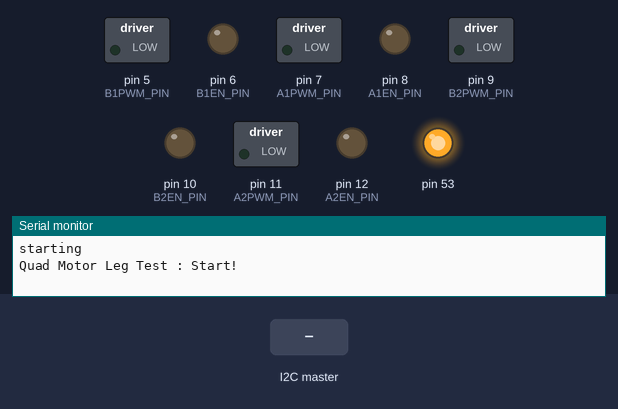
A sketch run on a simulated Arduino Mega 2560, built with avr-gcc and run on an emulated ATmega2560. Shown: switched loads named in the sketch (green lamp = pin HIGH), output pins drawn as LEDs (lit = HIGH), the last lines printed to the serial monitor. The inputs (shaded band) are chosen by the test bench. Pins used as bus, display or sensor lines are not drawn.

Above: at 1.3 s.
1.4 s: the I2C master sends the byte 1
At 1.7 s:
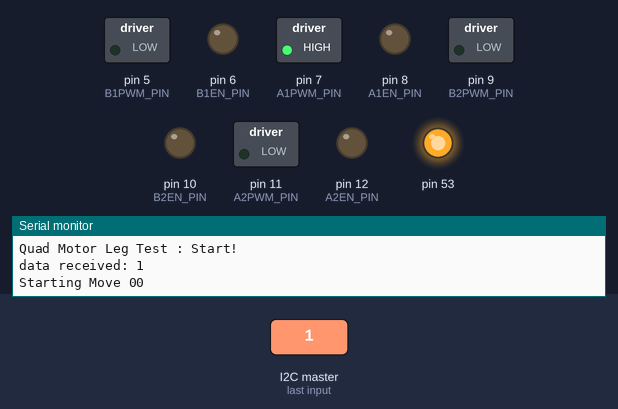
3.4 s: the I2C master sends the byte 2
At 4.9 s:
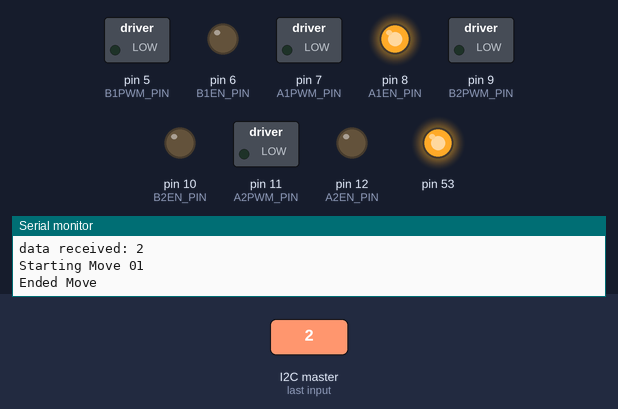
5.4 s: the I2C master sends the byte 90
At 6.4 s:
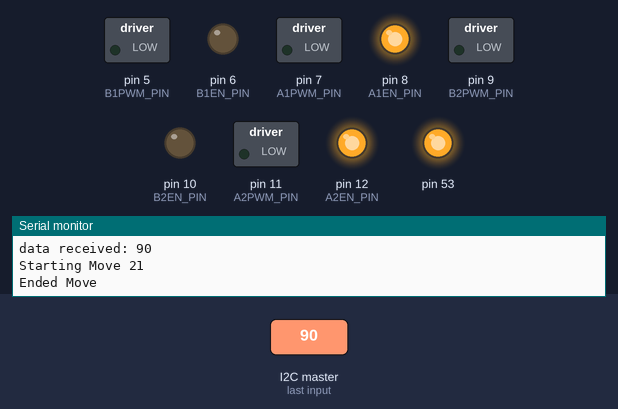
7.4 s: the I2C master sends the byte 200
At 7.8 s:
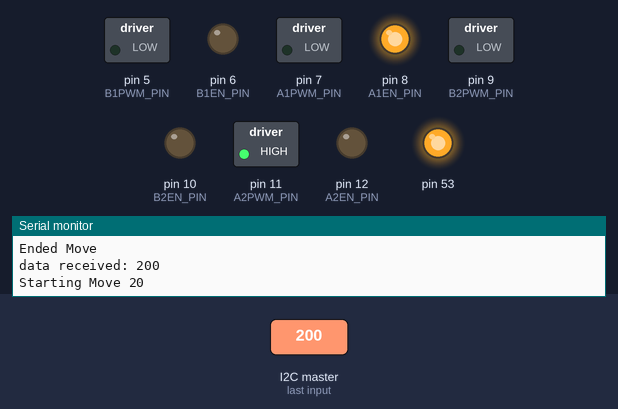
Timing chart, 0 to 10.4 s (numbered marks = the images above; inputs shaded):
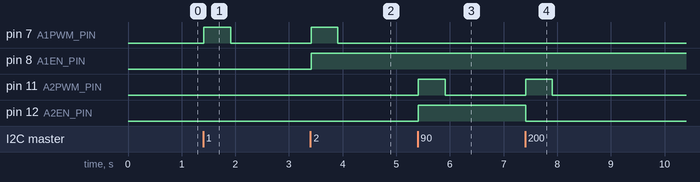

Measured:
- after the input at 1.4 s, pin 7 (A1PWM_PIN): LOW → HIGH at once, → LOW 0.50 s later
- after the input at 3.4 s, pin 7 (A1PWM_PIN): LOW → HIGH at once, → LOW 0.50 s later; pin 8 (A1EN_PIN): LOW → HIGH at once
- after the input at 5.4 s, pin 11 (A2PWM_PIN): LOW → HIGH at once, → LOW 0.50 s later; pin 12 (A2EN_PIN): LOW → HIGH at once
- after the input at 7.4 s, pin 11 (A2PWM_PIN): LOW → HIGH at once, → LOW 0.50 s later; pin 12 (A2EN_PIN): HIGH → LOW at once

The sketch:

Programmev0.4MotorI2C1.ino
```cpp
#include <SPI.h>
//#include <Math.h>
#include <Wire.h>

#define SLAVE_ADDRESS 0x04  //i2c arduino address

//----------------Front left leg-----------------
#define A1PWM_PIN  7       // Speed of motor A and B in PWM units, value from 0 to 255
#define A1EN_PIN   8        // Motor A is top motor B is botom

#define B1PWM_PIN  5      // This sets the direction of motor A and B, set to HIGH for outward motion and LOW for inward motion
#define B1EN_PIN   6


//----------------Front right leg-----------------
#define A2PWM_PIN  11
#define A2EN_PIN   12

#define B2PWM_PIN  9
#define B2EN_PIN   10

#define CS1 46 //Chip or Slave select  #1
#define CS2 48 //Chip or Slave select  #2

#define WAITING_MS 20 // time left by the master between reads

#define WAITING_DS 150 // time left by the master between reads

//----------------Angles Mesurments and calculation variables--------

uint8_t temp1[1]; // contains the MSB of the position
uint8_t temp2[1]; //  contains the LSB of the position

double deg1 = 0;
double deg2 = 0;

uint16_t ABSposition1 = 0;  //  stores the Absolute position to be read from the encoder
uint16_t ABSposition_last1 = 0; //  stores the last known position
uint16_t ABSposition2 = 0;
uint16_t ABSposition_last2 = 0;

unsigned long s = 0;
unsigned long lastTrans = 0;

int motorPwmPinsArray[4] = {A1PWM_PIN, B1PWM_PIN, A2PWM_PIN, B2PWM_PIN};
int motorEnablePinsArray[4] = {A1EN_PIN, B1EN_PIN, A2EN_PIN, B2EN_PIN};

unsigned long Dt = 0;
unsigned long Mt = 0;
unsigned long St = 0;
unsigned long currentMillis = 0;
unsigned long startedMovingMillis[4] = {0 ,0 ,0 ,0};

bool flagReachedAngleA, flagReachedAngleB;
bool flagMinA, flagMaxA, flagMinB, flagMaxB;
bool flagReverseMotorA, flagReverseMotorB;
int flagMoving[4] = {0, 0, 0, 0};

int moveMotorDur[4] = {0, 0, 0, 0};

uint16_t reachMargin = 1;  // angle margin when reaching new position (total margin is twice that amount)
double minAngleA, minAngleB, maxAngleA, maxAngleB; //Set min and max position of leg, min retracted max extended
                                                   //Actual value doesnt matter (min can be > max)
double AJointAng, BJointAng;  // actual angular position of the joints received from the encoders
double AJointSetpoint, BJointSetpoint;


//---------------data and transmissions variables----------------

byte dataReceived = 0;

const byte numChars = 32;
char receivedChars[numChars];
char tempChars[numChars];        // temporary array for use by strtok() function

      // variables to hold the parsed data
char messageFromPC[numChars] = {0};

boolean newData = false;
//---------------------------------------------------------------

void setup() {
  // put your setup code here, to run once:
  pinMode(CS1,OUTPUT);//Slave#1 configuration
  pinMode(CS2,OUTPUT);//Slave#2 configuration
  digitalWrite(CS1,HIGH);  //  Slave#1 deSelected
  digitalWrite(CS2,HIGH);  //  Slave#2 deSelected

  SPI.begin();
  SPI.setBitOrder(MSBFIRST);
  SPI.setDataMode(SPI_MODE0);
  SPI.setClockDivider(SPI_CLOCK_DIV64);
  Serial.begin(9600);

  Serial.println("starting");
  Serial.flush();
  Dt = millis();

  while(millis() < Dt+WAITING_DS);
  Dt = millis();
  SPI.end();
  Mt = micros();

  pinMode(A1PWM_PIN, OUTPUT);
  pinMode(A1EN_PIN, OUTPUT);

  pinMode(B1PWM_PIN, OUTPUT);
  pinMode(B1EN_PIN, OUTPUT);

  pinMode(A2PWM_PIN, OUTPUT);
  pinMode(A2EN_PIN, OUTPUT);

  pinMode(B2PWM_PIN, OUTPUT);
  pinMode(B2EN_PIN, OUTPUT);

  Wire.begin(SLAVE_ADDRESS);
  Wire.onReceive(receiveData);
  Wire.onRequest(sendData);

  Serial.println("Quad Motor Leg Test : Start!");

  s = millis();

  //getPosition();
  flagReachedAngleA = 1;
  flagReachedAngleB = 1;
  flagMinA = 0;
  flagMaxA = 0;
  flagMinB = 0;
  flagMaxB = 0;
  flagReverseMotorA=0;
  flagReverseMotorB=0;

}

uint8_t SPI_T (int index, uint8_t msg)    //Repetive SPI transmit sequence
{
   uint8_t msg_temp = 0;  //  variable to hold received data
   if (index == 1){
    digitalWrite(CS1,LOW);  //  select spi device
    msg_temp = SPI.transfer(msg); // sends (receive) message to (from) the encoder #1
    digitalWrite(CS1,HIGH); //  deselect spi device
   }
   else{
    digitalWrite(CS2,LOW);
    msg_temp = SPI.transfer(msg);
    digitalWrite(CS2,HIGH);
   }
   return (msg_temp);    //return received byte
}

void getPosition(){
  uint8_t received = 0xA5;    //just a temp variable that the encoder will send if he's not ready of there isn't any remaining data to be sent
   ABSposition1    = 0;    //reset position variable
   ABSposition2 = 0;    //reset position variable

   SPI.begin();    //start transmition

   SPI_T(1,0x10);   //issue read command to encoder #1
   received = SPI_T(1,0x00);    //issue NOP to check if encoder is ready to send
   while (received != 0x10)    //loop while encoder is not ready to send
   {
     received = SPI_T(1,0x00);    //check again if both encoders are still working
     //Serial.println("Encoder #1 not ready ! ");
     while(micros() < Mt+WAITING_MS);
     Mt = micros();
   }

   temp1[0] = SPI_T(1,0x00);    //Receive MSB
   temp1[1] = SPI_T(1,0x00);    //Receive LSB
   temp1[0] &=~ 0xF0;    //mask out the first 4 bits

   SPI_T(2,0x10);
   received = SPI_T(2,0x00);
   while (received != 0x10)
   {
     received = SPI_T(2,0x00);
     //Serial.println("Encoder #2 not ready ! ");
     while(micros() < Mt+WAITING_MS);
     Mt = micros();
   }

   temp2[0] = SPI_T(2,0x00);
   temp2[1] = SPI_T(2,0x00);
   temp2[0] &=~ 0xF0;

   SPI.end();    //end transmition

   ABSposition1 = temp1[0] << 8;    //shift MSB to correct ABSposition in ABSposition message
   ABSposition1 += temp1[1];    // add LSB to ABSposition message to complete message
   ABSposition2 = temp2[0] << 8;
   ABSposition2 += temp2[1];

   if (ABSposition1 != ABSposition_last1)    //if nothing has changed dont wast time sending position
   {
     ABSposition_last1 = ABSposition1;    //set last position to current position
     deg1 = ABSposition1;
     deg1 = deg1 * 0.08789;    // approx 360/4096

     deg1 = map(deg1,0,360,360,0);

     //Serial.println(deg1);     //send position in degrees
   }else{
    //Serial.println("Encoder #1 value received unchanged ! ");
   }
   if (ABSposition2 != ABSposition_last2)
   {
     ABSposition_last2 = ABSposition2;
     deg2 = ABSposition2;
     //deg2 = (deg2 * 0.08789)%360;
     //Serial.println(deg2);
     deg2 = deg2 * 0.08789;

     deg2 = map (deg2,360,0,0,360);

   }
   else{
    //Serial.println("Encoder #2 value received unchanged ! ");
   }
   AJointAng = deg1 ;
   BJointAng = deg2 ;
}

void setAngleLimits(int choiceAngleToLimit){
  getPosition();
  if (choiceAngleToLimit == 0){
    minAngleA = AJointAng;
    flagMinA = 1;
    Serial.println("Minimum Angle A: ("+String(minAngleA)+")");
  }
  else if (choiceAngleToLimit == 1){
    maxAngleA = AJointAng;
    flagMaxA = 1;
    Serial.println("Maximum Angle A: ("+String(maxAngleA)+")");
  }
  else if (choiceAngleToLimit == 2){
    minAngleB = BJointAng;
    flagMinB = 1;
    Serial.println("Minimum Angle B: ("+String(minAngleB)+")");
  }
  else if (choiceAngleToLimit == 3){
    maxAngleB = BJointAng;
    flagMaxB = 1;
    Serial.println("Maximum Angle B: ("+String(maxAngleB)+")");
  }
  if (flagMinA and flagMaxA and flagMinB and flagMaxB){
    if (minAngleA > maxAngleA){
      flagReverseMotorA = 1;
      Serial.println("Inverted motor A");
    }
    else{
      flagReverseMotorA = 0;
      Serial.println("Normal motor A");
    }
    if (minAngleB > maxAngleB){
      flagReverseMotorB = 1;
      Serial.println("Inverted motor B");
    }
    else{
      flagReverseMotorB = 0;
      Serial.println("Normal motor B");
    }
  }
}

void startMoveOneMotor(int choiceMotor, int choiceDir, int choiceSpe, int choiceDur){
  if (flagMoving[choiceMotor] == 0){
    digitalWrite(motorEnablePinsArray[choiceMotor], choiceDir);
    analogWrite(motorPwmPinsArray[choiceMotor], choiceSpe);
    startedMovingMillis[choiceMotor] = millis();
    moveMotorDur[choiceMotor] = choiceDur;
    flagMoving[choiceMotor] = 1;
    Serial.println("Starting Move " + String(choiceMotor) + String(choiceDir));
  }
}

void tryStopMoveOneMotor(int choiceMotor){
  if (currentMillis > startedMovingMillis[choiceMotor] + moveMotorDur[choiceMotor]){
    analogWrite(motorPwmPinsArray[choiceMotor], 0);
    flagMoving[choiceMotor] = 0;
    Serial.println("Ended Move");
  }
}

void manualMoveTwoLeg(int choiceIteration){
  unsigned long tSign = millis();
  analogWrite(motorPwmPinsArray[0], 255);
  analogWrite(motorPwmPinsArray[2], 255);
    for (int i = 0; i<choiceIteration; i++){
      tSign = millis();
      digitalWrite(motorEnablePinsArray[0], 1);
      digitalWrite(motorEnablePinsArray[2], 0);
      while(millis() < tSign + 2000);
      tSign = millis();
      digitalWrite(motorEnablePinsArray[0], 0);
      digitalWrite(motorEnablePinsArray[2], 1);
      while(millis() < tSign + 2000);
    }
  analogWrite(motorPwmPinsArray[0], 0);
  analogWrite(motorPwmPinsArray[2], 0);
}

void reachAngle(double angle1, double angle2, int choiceSpeA, int choiceSpeB, int choiceTimeOut) {
  if (flagMinA and flagMaxA and flagMinB and flagMaxB){
    if ((!flagReverseMotorA and angle1 >= minAngleA and angle1 <= maxAngleA)
    or (flagReverseMotorA and angle1 <= minAngleA and angle1 >= maxAngleA)){
      if ((!flagReverseMotorB and angle2 >= minAngleB and angle2 <= maxAngleB)
      or (flagReverseMotorB and angle2 <= minAngleB and angle2 >= maxAngleB)){
        AJointSetpoint = angle1;
        BJointSetpoint = angle2;
        if (AJointAng > AJointSetpoint+reachMargin or AJointAng < AJointSetpoint-reachMargin){
          flagReachedAngleA = 0;
        }
        else{
          flagReachedAngleA = 1;
        }
        if (BJointAng > BJointSetpoint+reachMargin or BJointAng < BJointSetpoint-reachMargin){
          flagReachedAngleB = 0;
        }
        else{
          flagReachedAngleB = 1;
        }
        unsigned long tSign = millis();

        while ((!flagReachedAngleA or !flagReachedAngleB) and millis() < tSign + choiceTimeOut) {
          getPosition();
          Serial.println(String(AJointAng) + " -> " + String(AJointSetpoint));
          Serial.println(String(BJointAng) + " -> " + String(BJointSetpoint));

          if(AJointAng > AJointSetpoint + reachMargin){
            digitalWrite(A1EN_PIN, flagReverseMotorA);
            analogWrite(A1PWM_PIN, choiceSpeA);
          }
          else if(AJointAng < AJointSetpoint - reachMargin){
            digitalWrite(A1EN_PIN, !flagReverseMotorA);
            analogWrite(A1PWM_PIN, choiceSpeA);
          }
          else{
            analogWrite(B1PWM_PIN, 0);
            flagReachedAngleA = 1;
          }
          if(BJointAng > BJointSetpoint + reachMargin){
            digitalWrite(B1EN_PIN, flagReverseMotorB);
            analogWrite(B1PWM_PIN, choiceSpeB);
          }
          else if(BJointAng < BJointSetpoint - reachMargin){
            digitalWrite(B1EN_PIN, !flagReverseMotorB);
            analogWrite(B1PWM_PIN, choiceSpeB);
          }
          else{
            analogWrite(B1PWM_PIN, 0);
            flagReachedAngleB = 1;
          }
        }
        analogWrite(A1PWM_PIN, 0);
        analogWrite(B1PWM_PIN, 0);
        Serial.println("Ending loop");
      }
      else{
        Serial.println("Angle B targeted not in range");
      }
    }
    else{
      Serial.println("Angle A targeted not in range");
    }
  }
  else{
    Serial.println("Not calibrated");
  }
}

void receiveData(int byteCount) {
  while (Wire.available()) {
    dataReceived = Wire.read();
    Serial.print("data received: ");
    Serial.println(dataReceived);
  }
}
void sendData() {
  Wire.write(dataReceived);
}

void readReceivedData(){
  byte maskMot = 3;
  byte maskDir = 1;

  if (dataReceived != 0){
    startMoveOneMotor(dataReceived>>2 & maskMot, dataReceived>>1 & maskDir, 255, 500);
  }
  dataReceived = 0;
}

void updateMotor(){
  for (int i = 0; i<=3; i++){
    if (flagMoving[i]==1){
      tryStopMoveOneMotor(i);
    }
  }
}

void loop() {
  currentMillis = millis();

  readReceivedData();
  updateMotor();
}
```
